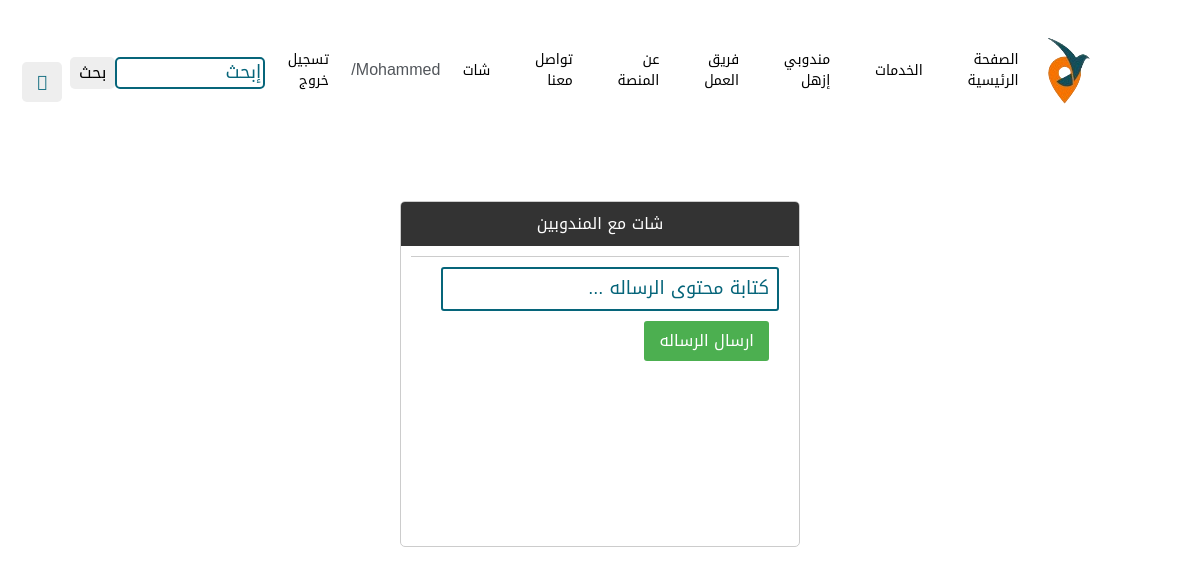
Page /chat_m.php?delivery_agent_id=4 (signed in) on the earlier database version.
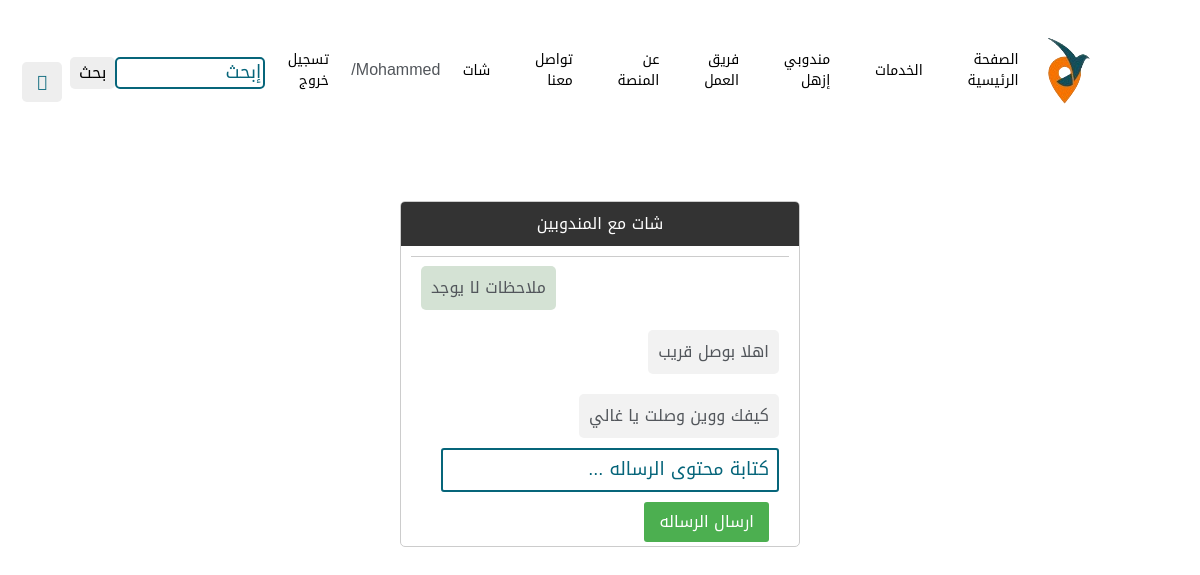
Same page on the later database version.
### tables this page shows
CREATE TABLE `chat` (
  `id` int(11) NOT NULL,
  `beneficiary_id` int(11) NOT NULL,
  `delivery_agent_id` int(11) NOT NULL,
  `notes` text NOT NULL,
  `sender` enum('1','2') NOT NULL
);

### chat_m.php (the view, shortened to what this page needs)
<?php
if(!isset($_SESSION['uid'])){
    header('location:login.php');
    exit();
}else{
    include "db_conn.php";
    include 'master.php';
    if (isset($_SESSION['bene_id']) && isset($_GET['delivery_agent_id'])){
        $delivery_agent_id = $_GET['delivery_agent_id'];
        $bene_id = $_SESSION['bene_id'];
        $stmt = $conn->prepare("SELECT * FROM `chat` WHERE delivery_agent_id=:delivery_agent_id AND beneficiary_id=:beneficiary_id");
        $stmt->execute(['beneficiary_id' => $bene_id, 'delivery_agent_id' => $delivery_agent_id]);
        $results = $stmt->fetchAll(PDO::FETCH_ASSOC);
    }
    ?>
    <!DOCTYPE html>
    <html lang="en">
    <head>
    </head>
    <body>
    <div class="chat-container">
        <div class="chat-header">
            <?php
            if (isset($_SESSION['delivery_dashboard'])){
                echo "شات مع العملاء";
            } else {
                echo "شات مع المندوبين";
            }
            ?>
        </div>
        <form action="chat_m.php" method="post">
        <div class="chat-messages">
             <?php
             if ($results) {
                 foreach ($results as $row)
                 {
                     if ($row['sender'] === "2") {
                         echo "<div class='message received-message'><p>" . $row['notes'] . "</p></div>";
                     }else if ($row['sender'] == "1"){
                         echo "<div class='message sent-message'><p>" . $row['notes'] . "</p></div>";
                     }
                 }
             }
                        ?>
            <div class="chat-input">
                <input type="text" id="message-input" name="notes" placeholder="كتابة محتوى الرساله ...">
                <button type="submit" name="submit">ارسال الرساله</button>
            </div>
        </div>
        </form>
    </div>
    </body>
    </html>
    <?php
}

Differences in the rows shown:
now on this page (row edited): chat: notes "ملاحظات لا يوجد"
now on this page (row edited): chat: notes "اهلا بوصل قريب"
now on this page (row edited): chat: notes "كيفك ووين وصلت يا غالي"
